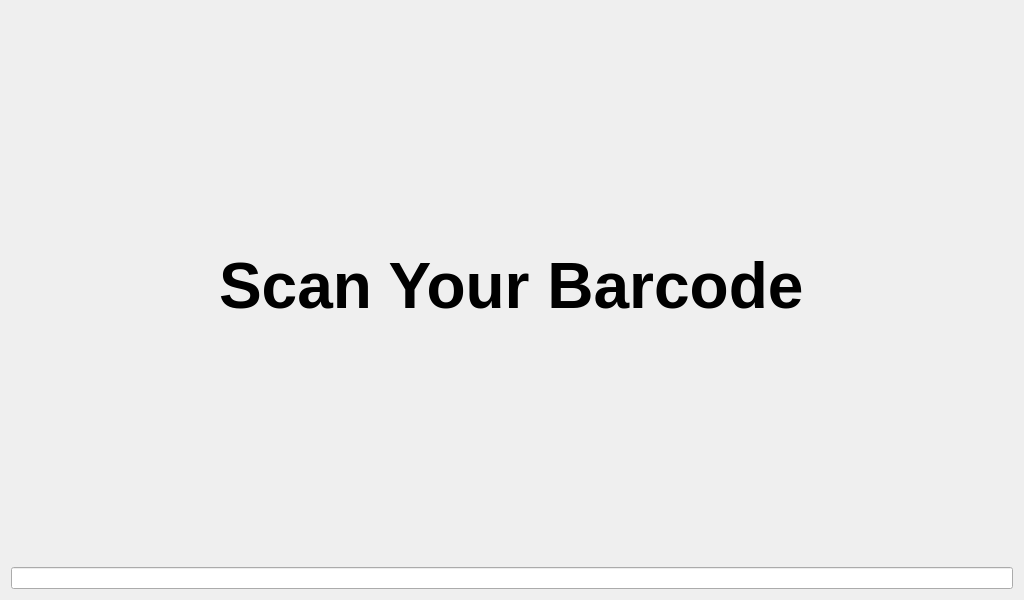
<?xml version="1.0" encoding="UTF-8"?>
<ui version="4.0">
 <class>MainWidget</class>
 <widget class="QWidget" name="MainWidget">
  <property name="geometry">
   <rect>
    <x>0</x>
    <y>0</y>
    <width>1024</width>
    <height>600</height>
   </rect>
  </property>
  <property name="windowTitle">
   <string>TimeTrack4237</string>
  </property>
  <layout class="QVBoxLayout" name="verticalLayout">
   <item alignment="Qt::AlignHCenter|Qt::AlignTop">
    <widget class="QLabel" name="logo">
     <property name="text">
      <string/>
     </property>
     <property name="pixmap">
      <pixmap>img/TimeTrackLogo.png</pixmap>
     </property>
     <property name="margin">
      <number>10</number>
     </property>
    </widget>
   </item>
   <item alignment="Qt::AlignHCenter|Qt::AlignVCenter">
    <widget class="QLabel" name="label">
     <property name="font">
      <font>
       <pointsize>48</pointsize>
       <weight>75</weight>
       <bold>true</bold>
      </font>
     </property>
     <property name="text">
      <string>Scan Your Barcode</string>
     </property>
    </widget>
   </item>
   <item alignment="Qt::AlignHCenter|Qt::AlignVCenter">
    <widget class="QLabel" name="message">
     <property name="sizePolicy">
      <sizepolicy hsizetype="Expanding" vsizetype="Preferred">
       <horstretch>0</horstretch>
       <verstretch>0</verstretch>
      </sizepolicy>
     </property>
     <property name="font">
      <font>
       <pointsize>32</pointsize>
      </font>
     </property>
     <property name="text">
      <string/>
     </property>
     <property name="scaledContents">
      <bool>false</bool>
     </property>
     <property name="alignment">
      <set>Qt::AlignCenter</set>
     </property>
    </widget>
   </item>
   <item>
    <widget class="QLineEdit" name="barcode">
     <property name="text">
      <string/>
     </property>
     <property name="alignment">
      <set>Qt::AlignCenter</set>
     </property>
    </widget>
   </item>
  </layout>
 </widget>
 <resources/>
 <connections/>
</ui>
